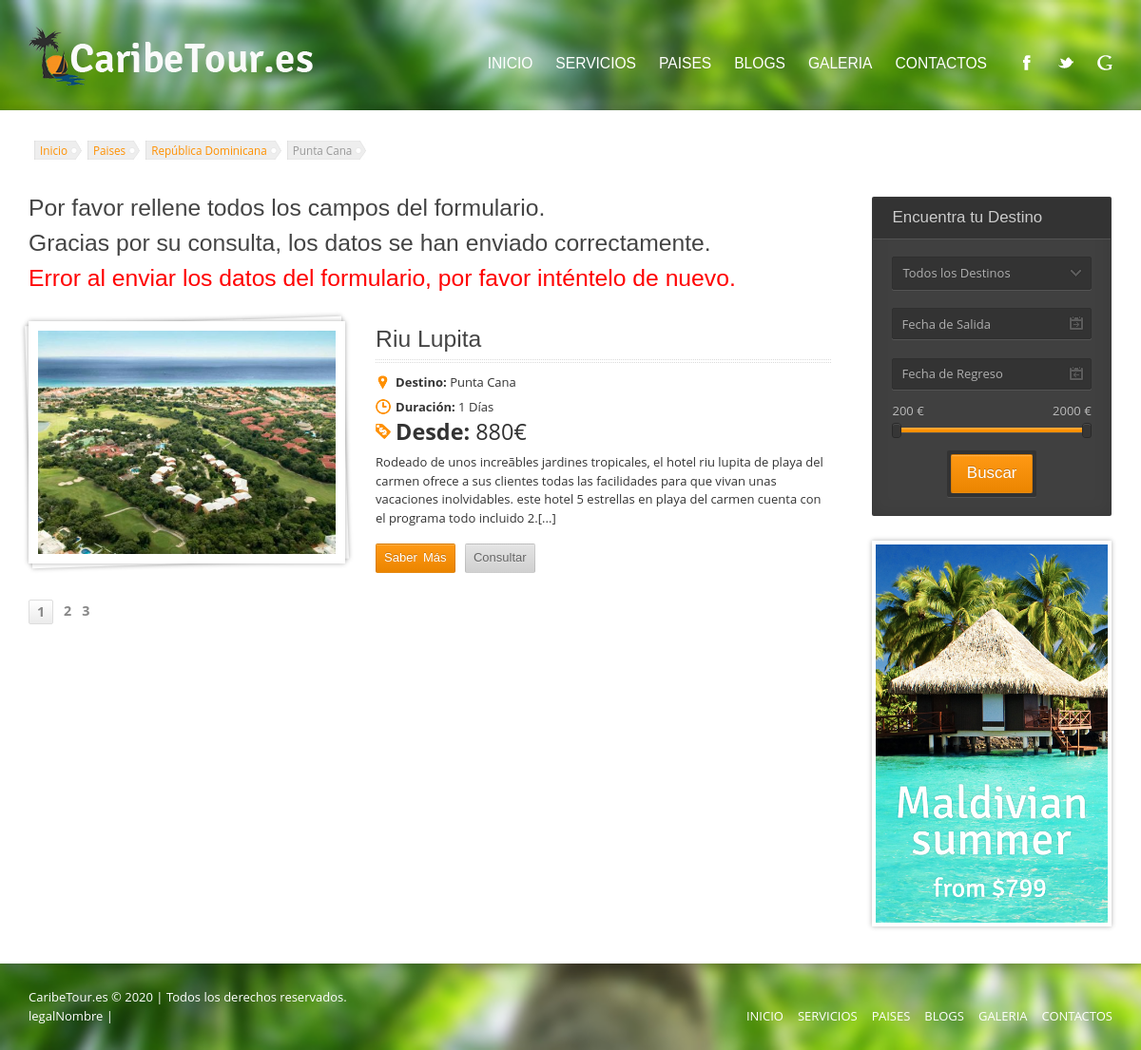
/paises/republica-dominicana/punta-cana, run on the app's committed database.
### tables this page shows
CREATE TABLE IF NOT EXISTS `categorias` (
  `idCategoria` int(11) NOT NULL AUTO_INCREMENT,
  `idCategoriaPadre` int(11) NOT NULL DEFAULT '0',
  `nombre` varchar(50) NOT NULL,
  `slug` varchar(50) NOT NULL,
  `descripcion` text,
  `idEstado` int(11) NOT NULL,
  `srcImagen` varchar(255) DEFAULT NULL,
  PRIMARY KEY (`idCategoria`)
);

CREATE TABLE IF NOT EXISTS `productos` (
  `idproducto` int(11) NOT NULL AUTO_INCREMENT,
  `nombre` varchar(100) NOT NULL,
  `imagen` varchar(255) DEFAULT NULL,
  `descripcion` text,
  `slug` varchar(100) DEFAULT NULL,
  `itinerario` text,
  `incluye` text,
  `metaDescripcion` text,
  `metaKeyWords` varchar(255) DEFAULT NULL,
  `idCategoria` int(11) NOT NULL,
  `idTipo` int(11) NOT NULL,
  `idEstado` int(11) NOT NULL,
  `idProveedor` int(11) NOT NULL,
  `stock` int(11) DEFAULT NULL,
  `esOferta` tinyint(4) DEFAULT '0',
  `fechaAlta` timestamp NOT NULL DEFAULT CURRENT_TIMESTAMP,
  `fehaUpdate` timestamp NULL DEFAULT NULL ON UPDATE CURRENT_TIMESTAMP,
  PRIMARY KEY (`idproducto`)
);

### vista/frontend/categoria-hija.php (the view, shortened to what the rows shown need)
<?php
require_once "../../AutoLoader/autoLoader.php";
$slugCatPadre = $_GET['slugCat'];
if(isset($slugCatPadre) and $slugCatPadre != ""){
    $categoriaC = new CategoriaController();
    $catFiltro = [
        ['slug', '=', $slugCatPadre]
    ];
    $catList = $categoriaC->select($catFiltro);
    if(!empty($catList)){
        $categoria = $catList[0];
	$catPadre = $categoria->getCategoriaPadre();
        $productoFiltro = [
            ['idCategoria', '=', $categoria->getIdCategoria()],
            ['idEstado', '=', 1],
            ['stock', '>', 0]
        ];
        $productoC = new ProductoController();
        $productoList = $productoC->select($productoFiltro);
	$mostrarItems = 1;
	$pagActual = $_GET['pag'] ?? 1;
	$mostrarDesde = ($pagActual - 1) * $mostrarItems;
	$mostrarProductos = array_slice($productoList, $mostrarDesde, $mostrarItems);
    }
}
?>
<!DOCTYPE html>
<html lang="es-ES">
    <head>
        <link rel='stylesheet' id='colorbox-css'  href='<?=PATHFRONTEND ?>css/colorbox.css?ver=3.7.1' type='text/css' media='all' />
        <link rel='stylesheet' id='jquery-ui-datepicker-css'  href='<?=PATHFRONTEND ?>css/datepicker.css?ver=3.7.1' type='text/css' media='all' />
        <link rel='stylesheet' id='general-css'  href='<?=PATHFRONTEND ?>css/style.css?ver=3.7.1' type='text/css' media='all' />
    </head>
    <body class="home page page-id-96 page-template-default">
        <div class="container site-container">
            <section class="container site-content">
                <div class="miga" id="breadcrumb">
                    <div class="breadcrumb">
                        <a hreflang="es" type="text/html" charset="iso-8859-1" href="inicio" rel="tag" title="Inicio">Inicio</a>
                    </div>
                    <div class="breadcrumb">
                        <a hreflang="es" type="text/html" charset="iso-8859-1" href="paises" rel="tag" title="Inicio">Paises</a>
                    </div>
                    <div class="breadcrumb">
                        <a hreflang="es" type="text/html" charset="iso-8859-1" href="paises/<?=$catPadre->getSlug() ?>" rel="tag" title="Inicio"><?=$catPadre ?></a>
                    </div>
                    <div class="breadcrumb">
                        <?=$categoria ?>
                    </div>
                </div>
                <div class="row">
                    <div class="column ninecol">
			<?php echo "<h1>Por favor rellene todos los campos del formulario.</h1><br>";?>
                        <?php echo "<h1>Gracias por su consulta, los datos se han enviado correctamente.</h1><br>"; ?>
                        <?php echo "<h1 style='color:red'>Error al enviar los datos del formulario, por favor int&eacute;ntelo de nuevo.</h1><br>"; ?>
                        <div class="items-list clearfix">
                            <?php
                            foreach ($mostrarProductos as $producto){
                                $roductoFechaRef = $producto->getProductoFechaRef([], [['precioProveedor']], [1]);
                                $precioMasBajo = $roductoFechaRef[0]->precioProveedor;
                                $comision = $roductoFechaRef[0]->comision;
                                $precioMasBajo += ($precioMasBajo * $comision)/100;
                            ?>
                            <div class="full-tour clearfix">
                                <div class="fivecol column">
                                    <div class="content-slider-container tour-slider-container">
                                        <div class="featured-image">
                                            <a hreflang="es" type="text/html" charset="iso-8859-1" href="paises/<?=$catPadre->getSlug() ?>/<?=$categoria->getSlug() ?>/<?=$producto->getSlug() ?>">
                                                <img width="550" height="413" src="<?php echo PATHFRONTEND."img/{$producto->getImagen()}"; ?>" class="attachment-extended wp-post-image" alt="<?=$producto->getNombre() ?>" title="<?=$producto->getNombre() ?>" />
                                            </a>
                                        </div>
                                    </div>
                                </div>
                                <div class="sevencol column last">
                                    <div class="section-title">
                                        <h1>
                                            <a hreflang="es" type="text/html" charset="iso-8859-1" href="paises/<?=$catPadre->getSlug() ?>/<?=$categoria->getSlug() ?>/<?=$producto->getSlug() ?>" title="<?=$producto->getNombre() ?>"><?=$producto->getNombre() ?></a>
                                        </h1>
                                    </div>
                                    <ul class="tour-meta">
                                        <li>
                                            <div class="colored-icon icon-2"></div>
                                            <strong>Destino:</strong>
                                            <a hreflang="es" type="text/html" charset="iso-8859-1" href="paises/<?=$catPadre->getSlug() ?>/<?=$categoria->getSlug() ?>" title="Ver todos los destinos de <?=$catPadre ?>" rel="tag">
                                                <?=$categoria->getNombre() ?>
                                            </a>
                                        </li>
                                        <li>
                                            <div class="colored-icon icon-1">
                                            </div>
                                            <strong>Duraci&oacute;n:</strong> <?php $duracion=strtotime("20/01/2020") - strtotime("27/01/2020"); echo date('d',$duracion)*1; ?> D&iacute;as
                                        </li>
                                        <li style="font-size:1.8em;">
                                            <div class="colored-icon icon-3"><span></span></div>
                                            <strong>Desde:</strong> <?= $precioMasBajo ?>&euro;
                                        </li>
                                    </ul>
                                    <p><?= substr($producto->getDescripcion(),0,261); ?>.[...]</p>
                                    <footer class="tour-footer">
                                        <a hreflang="es" type="text/html" charset="iso-8859-1" href="paises/<?=$catPadre->getSlug() ?>/<?=$categoria->getSlug() ?>/<?=$producto->getSlug() ?>" class="button small" title="Saber m&aacute;s sobre <?=$producto->getNombre() ?>">
                                            <span>Saber M&aacute;s</span>
                                        </a>
                                        <a href="#question-form" data-id="<?=$producto->getNombre() ?>" data-title="<?=$producto->getNombre() ?>" class="button grey small colorbox inline" title="Hacer una consulta">
                                            <span>Consultar</span>
                                        </a>
                                    </footer>
                                </div>
                            </div>
                            <?php } ?>
                        </div>
                    </div>
            </section>
        </div>
    </body>
</html>

### data on the page
categorias: nombre "República Dominicana"
categorias: nombre "Punta Cana"
productos: imagen (picture), nombre "Riu Lupita", idCategoria.nombre "Punta Cana", precioMasBajo "880", descripcion "Rodeado de unos increã­bles jardines tropicales, el hotel riu lupita de playa del carmen ofrece a sus clientes todas las facilidades para que vivan unas vacaciones inolvidables. este hotel 5 estrellas en playa del carmen cuenta con el programa todo incluido 2"
